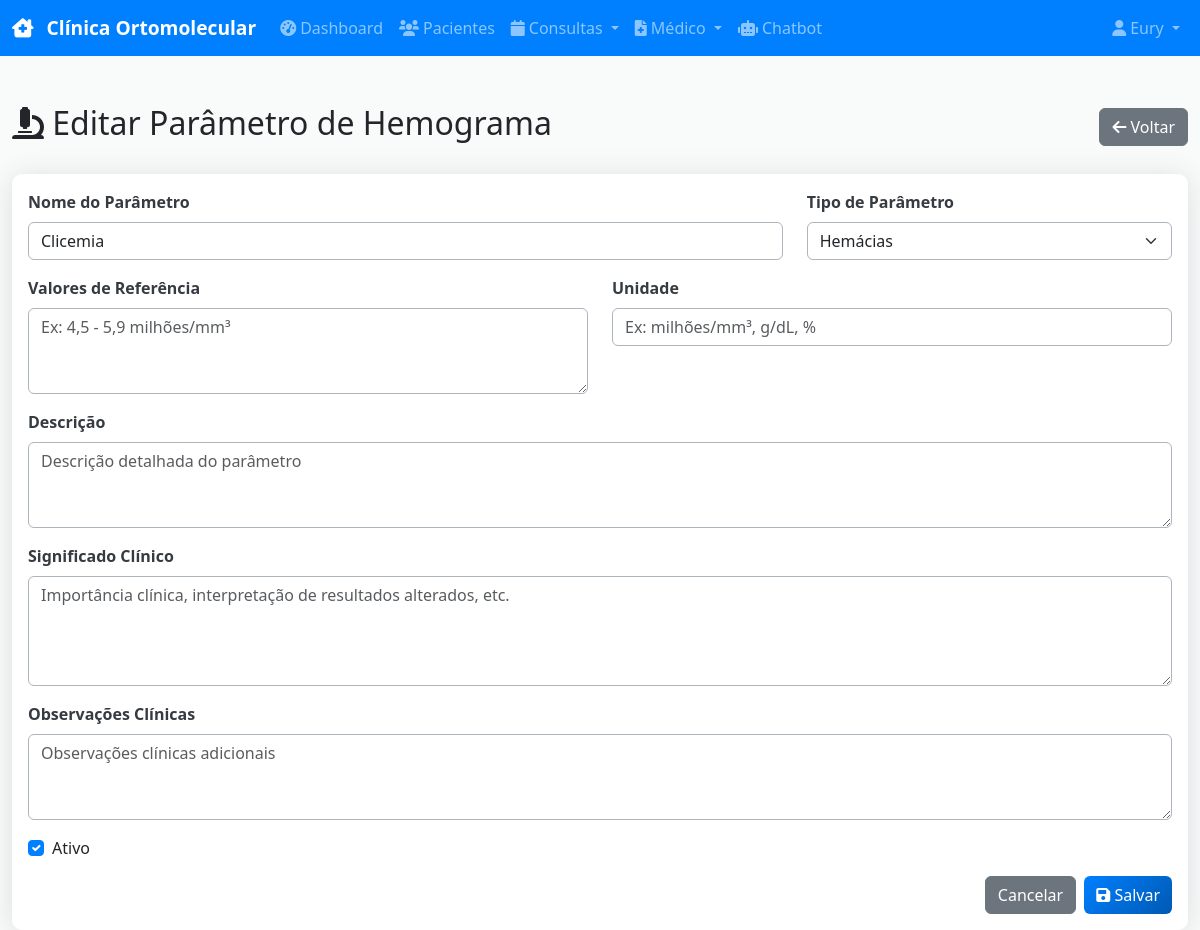
/hemograms/1/edit (signed in), run on the app's committed database.
### models.py (models this page shows)
class User(UserMixin, db.Model):
    id = db.Column(db.Integer, primary_key=True)
    username = db.Column(db.String(80), unique=True, nullable=False)
    email = db.Column(db.String(120), unique=True, nullable=False)
    password_hash = db.Column(db.String(256), nullable=False)
    name = db.Column(db.String(100), nullable=False)
    role = db.Column(db.String(20), nullable=False, default='receptionist')  # admin, doctor, receptionist, financial
    crm = db.Column(db.String(20))  # For doctors
    specialty = db.Column(db.String(100))  # For doctors
    created_at = db.Column(db.DateTime, default=datetime.utcnow)
    is_active = db.Column(db.Boolean, default=True)

class Hemogram(db.Model):
    id = db.Column(db.Integer, primary_key=True)
    name = db.Column(db.String(100), nullable=False)  # Nome do parâmetro
    parameter_type = db.Column(db.String(50))  # hemaceas, leucocitos, plaquetas, etc.
    reference_values = db.Column(Text)  # Valores de referência
    unit = db.Column(db.String(20))  # milhões/mm³, mil/mm³, %, etc.
    description = db.Column(Text)  # Descrição do parâmetro
    observations = db.Column(Text)  # Observações clínicas
    clinical_significance = db.Column(Text)  # Significado clínico
    is_active = db.Column(db.Boolean, default=True)
    created_at = db.Column(db.DateTime, default=datetime.utcnow)

### routes.py (the view)
@app.route('/hemograms/<int:id>/edit', methods=['GET', 'POST'])
@login_required
def hemogram_edit(id):
    if current_user.role not in ['admin', 'doctor']:
        flash('Acesso negado. Apenas administradores e médicos podem editar hemogramas.', 'error')
        return redirect(url_for('dashboard'))
    hemogram = Hemogram.query.get_or_404(id)
    form = HemogramForm(obj=hemogram)
    if form.validate_on_submit():
        form.populate_obj(hemogram)
        db.session.commit()
        flash('Parâmetro de hemograma atualizado com sucesso!', 'success')
        return redirect(url_for('hemograms_list'))
    return render_template('hemograms/form.html', form=form, title='Editar Parâmetro de Hemograma')

### app.py (called while the page is built)
@login_manager.user_loader
def load_user(user_id):
    from models import User
    return User.query.get(int(user_id))

### templates/hemograms/form.html (shortened to what this page needs)
{% extends "base.html" %}
{% block content %}
<div class="container-fluid mt-4">
    <div class="row">
        <div class="col-12">
            <div class="d-flex justify-content-between align-items-center mb-4">
                <h2><i class="fas fa-microscope"></i> {{ title }}</h2>
                <a href="{{ url_for('hemograms_list') }}" class="btn btn-secondary">
                    <i class="fas fa-arrow-left"></i> Voltar
                </a>
            </div>
            <div class="card">
                <div class="card-body">
                    <form method="POST">
                        <div class="row">
                            <div class="col-md-8">
                                <div class="mb-3">
                                    {{ form.name.label(class="form-label") }}
                                    {{ form.name(class="form-control") }}
                                </div>
                            </div>
                            <div class="col-md-4">
                                <div class="mb-3">
                                    {{ form.parameter_type.label(class="form-label") }}
                                    {{ form.parameter_type(class="form-select") }}
                                </div>
                            </div>
                        </div>
                        <div class="row">
                            <div class="col-md-6">
                                <div class="mb-3">
                                    {{ form.reference_values.label(class="form-label") }}
                                    {{ form.reference_values(class="form-control", rows="3", placeholder="Ex: 4,5 - 5,9 milhões/mm³") }}
                                </div>
                            </div>
                            <div class="col-md-6">
                                <div class="mb-3">
                                    {{ form.unit.label(class="form-label") }}
                                    {{ form.unit(class="form-control", placeholder="Ex: milhões/mm³, g/dL, %") }}
                                </div>
                            </div>
                        </div>
                        <div class="mb-3">
                            {{ form.description.label(class="form-label") }}
                            {{ form.description(class="form-control", rows="3", placeholder="Descrição detalhada do parâmetro") }}
                        </div>
                        <div class="mb-3">
                            {{ form.clinical_significance.label(class="form-label") }}
                            {{ form.clinical_significance(class="form-control", rows="4", placeholder="Importância clínica, interpretação de resultados alterados, etc.") }}
                        </div>
                        <div class="mb-3">
                            {{ form.observations.label(class="form-label") }}
                            {{ form.observations(class="form-control", rows="3", placeholder="Observações clínicas adicionais") }}
                        </div>
                        <div class="mb-3">
                            <div class="form-check">
                                {{ form.is_active(class="form-check-input") }}
                                {{ form.is_active.label(class="form-check-label") }}
                            </div>
                        </div>
                        <div class="d-flex justify-content-end">
                            <a href="{{ url_for('hemograms_list') }}" class="btn btn-secondary me-2">Cancelar</a>
                            <button type="submit" class="btn btn-primary">
                                <i class="fas fa-save"></i> Salvar
                            </button>
                        </div>
                    </form>
                </div>
            </div>
        </div>
    </div>
</div>
{% endblock %}

### templates/base.html (shortened to what this page needs)
<!DOCTYPE html>
<html lang="pt-BR">
<head>
    <link href="https://cdn.jsdelivr.net/npm/bootstrap@5.3.0/dist/css/bootstrap.min.css" rel="stylesheet">
    <link href="https://cdnjs.cloudflare.com/ajax/libs/font-awesome/6.0.0/css/all.min.css" rel="stylesheet">
    <link href="https://cdn.jsdelivr.net/npm/fullcalendar@6.1.8/index.global.min.css" rel="stylesheet">
    <link href="{{ url_for('static', filename='css/style.css') }}" rel="stylesheet">
</head>
<body>
    {% if current_user.is_authenticated %}
    <nav class="navbar navbar-expand-lg navbar-dark bg-primary fixed-top">
        <div class="container-fluid">
            <a class="navbar-brand" href="{{ url_for('dashboard') }}">
                <i class="fas fa-clinic-medical me-2"></i>
                Clínica Ortomolecular
            </a>
            <div class="collapse navbar-collapse" id="navbarNav">
                <ul class="navbar-nav me-auto">
                    <li class="nav-item">
                        <a class="nav-link" href="{{ url_for('dashboard') }}">
                            <i class="fas fa-tachometer-alt me-1"></i>Dashboard
                        </a>
                    </li>
                    <li class="nav-item">
                        <a class="nav-link" href="{{ url_for('patients_list') }}">
                            <i class="fas fa-users me-1"></i>Pacientes
                        </a>
                    </li>
                    <li class="nav-item dropdown">
                        <a class="nav-link dropdown-toggle" href="#" role="button" data-bs-toggle="dropdown">
                            <i class="fas fa-calendar me-1"></i>Consultas
                        </a>
                    </li>
                    {% if current_user.role in ['doctor', 'admin'] %}
                    <li class="nav-item dropdown">
                        <a class="nav-link dropdown-toggle" href="#" role="button" data-bs-toggle="dropdown">
                            <i class="fas fa-file-medical me-1"></i>Médico
                        </a>
                    </li>
                    {% endif %}
                    <li class="nav-item">
                        <a class="nav-link" href="{{ url_for('chatbot') }}">
                            <i class="fas fa-robot me-1"></i>Chatbot
                        </a>
                    </li>
                </ul>
                <ul class="navbar-nav">
                    <li class="nav-item dropdown">
                        <a class="nav-link dropdown-toggle" href="#" role="button" data-bs-toggle="dropdown">
                            <i class="fas fa-user me-1"></i>{{ current_user.name }}
                        </a>
                    </li>
                </ul>
            </div>
        </div>
    </nav>
    {% endif %}
    <main class="{% if current_user.is_authenticated %}main-content{% endif %}">
        {% block content %}{% endblock %}
    </main>
</body>
</html>

### static/css/style.css (style rules this page uses)
:root { --primary: 210 100% 50%; --primary-dark: 210 100% 35%; --success: 120 100% 35%; --info: 190 100% 50%; --warning: 45 100% 50%; --danger: 0 100% 50%; --light: 210 11% 98%; --dark: 210 11% 21%; --gray-100: 210 17% 98%; --gray-200: 210 14% 89%; --gray-300: 210 11% 71%; --gray-400: 210 9% 53%; --gray-500: 210 7% 46%; --gray-600: 210 9% 31%; --gray-700: 210 10% 23%; --gray-800: 210 11% 15%; --gray-900: 210 11% 7%; }
body { font-family: 'Segoe UI', Tahoma, Geneva, Verdana, sans-serif; background-color: hsl(var(--light)); color: hsl(var(--gray-800)); }
.main-content { padding-top: 80px; min-height: 100vh; background-color: hsl(var(--light)); }
.card { border: none; border-radius: 10px; box-shadow: 0 0.15rem 1.75rem 0 rgba(58, 59, 69, 0.15); }
.navbar-brand { font-weight: 600; font-size: 1.2rem; }
.nav-link { font-weight: 500; transition: all 0.2s ease; }
.btn { border-radius: 6px; font-weight: 500; transition: all 0.2s ease; }
.btn-primary { background: linear-gradient(135deg, hsl(var(--primary)) 0%, hsl(var(--primary-dark)) 100%); border: none; }
.form-control, .form-select { border-radius: 6px; border: 1px solid hsl(var(--gray-300)); transition: all 0.2s ease; }
.form-label { font-weight: 600; color: hsl(var(--gray-700)); margin-bottom: 0.5rem; }
.form-check-input:checked { background-color: hsl(var(--primary)); border-color: hsl(var(--primary)); }
.bg-primary { background-color: hsl(var(--primary)) !important; }

### data on the page
User: name "Eury"
Hemogram: name "Clicemia", parameter_type "Hemácias", is_active "☑"

### other printed values
{{ title }} "Editar Parâmetro de Hemograma"
